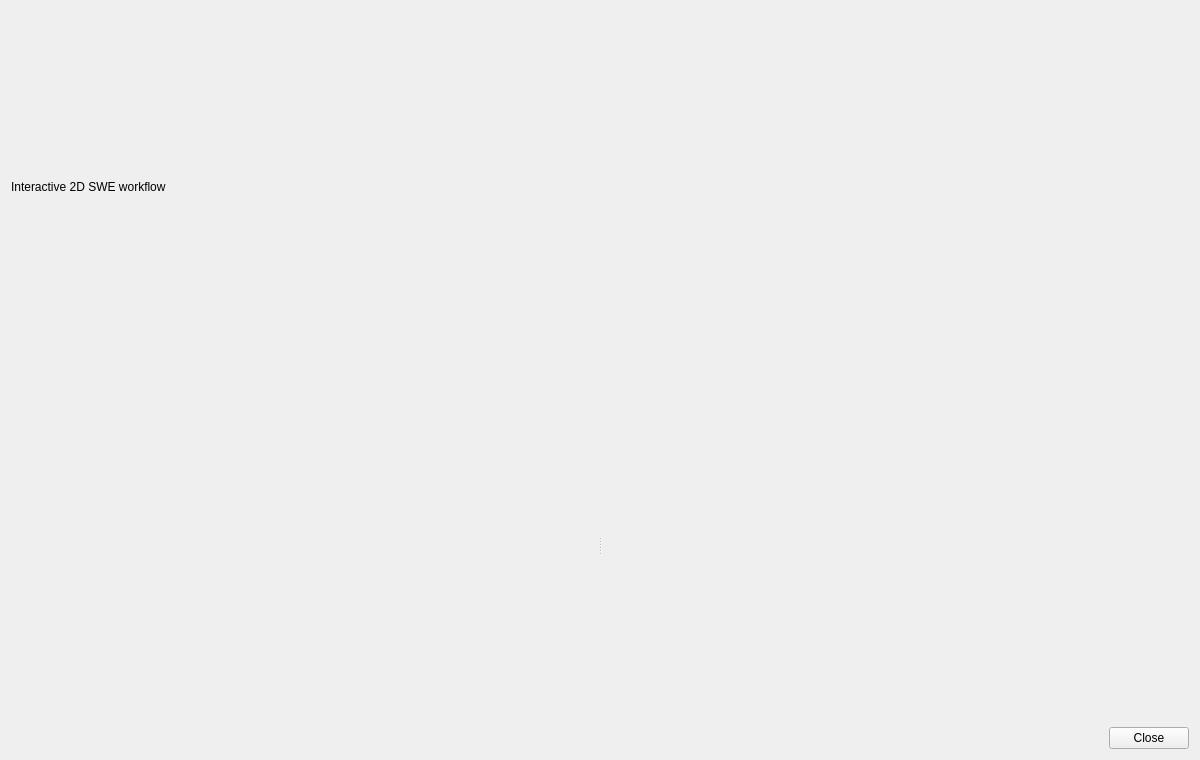
<?xml version="1.0" encoding="UTF-8"?>
<ui version="4.0">
 <class>SWE2DWorkbenchShell</class>
 <widget class="QWidget" name="SWE2DWorkbenchShell">
  <property name="geometry">
   <rect>
    <x>0</x>
    <y>0</y>
    <width>1200</width>
    <height>760</height>
   </rect>
  </property>
  <layout class="QVBoxLayout" name="root_layout">
   <item>
    <widget class="QLabel" name="header_lbl">
     <property name="text">
      <string>Interactive 2D SWE workflow</string>
     </property>
     <property name="wordWrap">
      <bool>true</bool>
     </property>
    </widget>
   </item>
   <item>
    <widget class="QSplitter" name="main_splitter">
     <property name="orientation">
      <enum>Qt::Horizontal</enum>
     </property>
     <widget class="QWidget" name="left_host"/>
     <widget class="QWidget" name="right_host"/>
    </widget>
   </item>
   <item>
    <widget class="QDialogButtonBox" name="bottom_buttons">
     <property name="orientation">
      <enum>Qt::Horizontal</enum>
     </property>
     <property name="standardButtons">
      <set>QDialogButtonBox::Close</set>
     </property>
    </widget>
   </item>
  </layout>
 </widget>
 <resources/>
 <connections/>
</ui>
